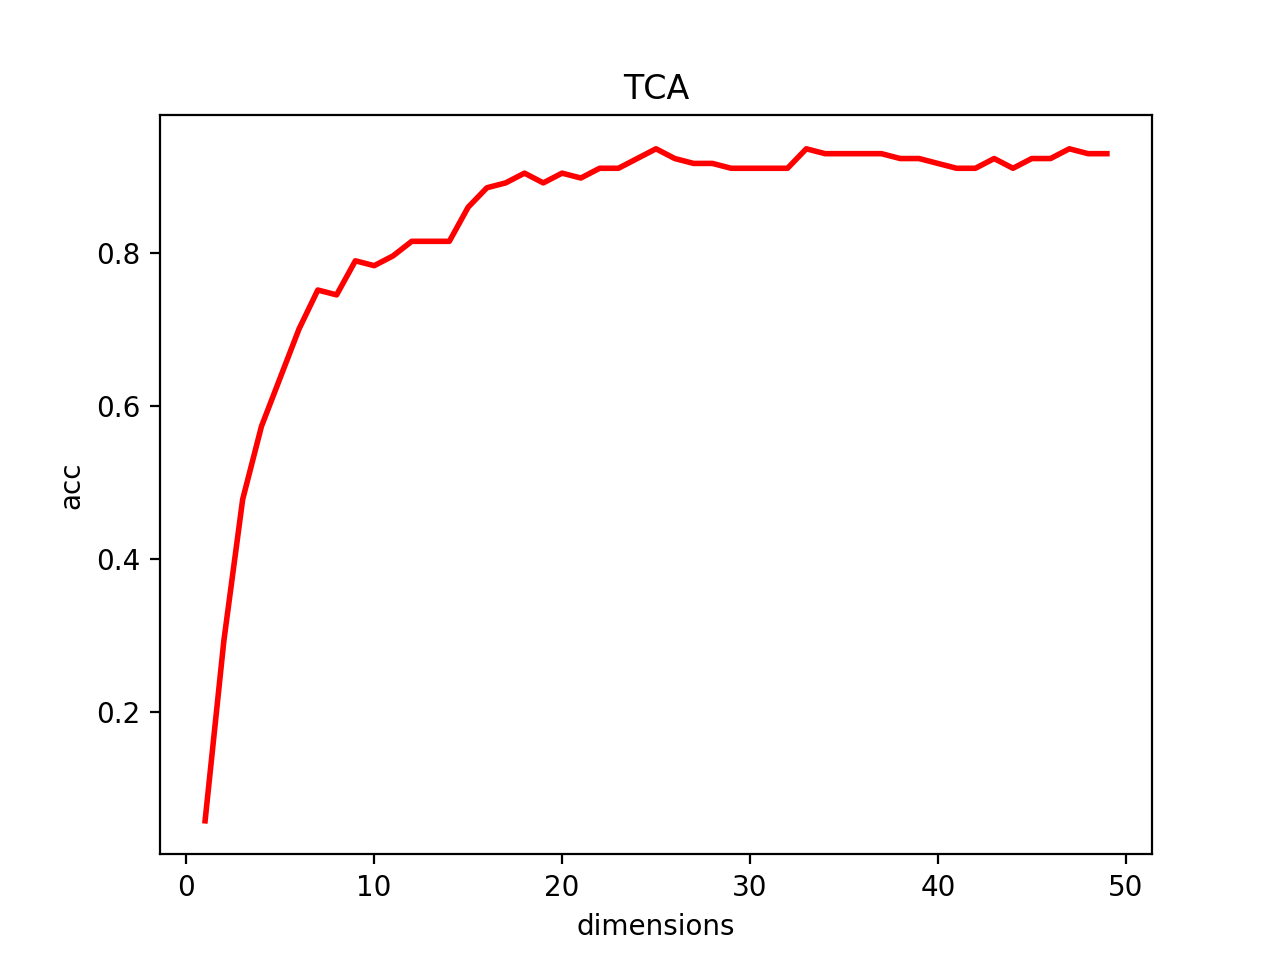

Recreate this plot in Python.
import numpy as np
import scipy.io
import scipy.linalg
import sklearn.metrics
from sklearn.neighbors import KNeighborsClassifier
import matplotlib.pyplot as plt


def kernel(ker, X1, X2, gamma):
    K = None
    if not ker or ker == 'primal':
        K = X1
    elif ker == 'linear':
        if X2 is not None:
            K = sklearn.metrics.pairwise.linear_kernel(np.asarray(X1).T, np.asarray(X2).T)
        else:
            K = sklearn.metrics.pairwise.linear_kernel(np.asarray(X1).T)
    elif ker == 'rbf':
        if X2 is not None:
            K = sklearn.metrics.pairwise.rbf_kernel(np.asarray(X1).T, np.asarray(X2).T, gamma)
        else:
            K = sklearn.metrics.pairwise.rbf_kernel(np.asarray(X1).T, None, gamma)
    return K


class TCA:
    def __init__(self, kernel_type='primal', dim=30, lamb=1, gamma=1):
        '''
        Init func
        :param kernel_type: kernel, values: 'primal' | 'linear' | 'rbf'
        :param dim: dimension after transfer
        :param lamb: lambda value in equation
        :param gamma: kernel bandwidth for rbf kernel
        '''
        self.kernel_type = kernel_type
        self.dim = dim
        self.lamb = lamb
        self.gamma = gamma

    def fit(self, Xs, Xt):
        '''
        Transform Xs and Xt
        :param Xs: ns * n_feature, source feature
        :param Xt: nt * n_feature, target feature
        :return: Xs_new and Xt_new after TCA
        '''
        X = np.hstack((Xs.T, Xt.T))
        X /= np.linalg.norm(X, axis=0)
        m, n = X.shape
        ns, nt = len(Xs), len(Xt)
        e = np.vstack((1 / ns * np.ones((ns, 1)), -1 / nt * np.ones((nt, 1))))
        M = e * e.T
        M = M / np.linalg.norm(M, 'fro')
        H = np.eye(n) - 1 / n * np.ones((n, n))
        K = kernel(self.kernel_type, X, None, gamma=self.gamma)
        n_eye = m if self.kernel_type == 'primal' else n
        a, b = np.linalg.multi_dot([K, M, K.T]) + self.lamb * np.eye(n_eye), np.linalg.multi_dot([K, H, K.T])
        w, V = scipy.linalg.eig(a, b)
        ind = np.argsort(w)
        A = V[:, ind[:self.dim]]
        Z = np.dot(A.T, K)
        Z /= np.linalg.norm(Z, axis=0)
        Xs_new, Xt_new = Z[:, :ns].T, Z[:, ns:].T
        return Xs_new, Xt_new

    def fit_predict(self, Xs, Ys, Xt, Yt):
        '''
        Transform Xs and Xt, then make predictions on target using 1NN
        :param Xs: ns * n_feature, source feature
        :param Ys: ns * 1, source label
        :param Xt: nt * n_feature, target feature
        :param Yt: nt * 1, target label
        :return: Accuracy and predicted_labels on the target domain
        '''
        Xs_new, Xt_new = self.fit(Xs, Xt)
        clf = KNeighborsClassifier(n_neighbors=1)
        clf.fit(Xs_new, Ys.ravel())
        y_pred = clf.predict(Xt_new)
        acc = sklearn.metrics.accuracy_score(Yt, y_pred)
        return acc, y_pred


if __name__ == '__main__':
    domains = ['caltech.mat', 'amazon.mat', 'webcam.mat', 'dslr.mat']
    for i in [2]:
        for j in [3]:
            if i != j:
                src, tar = 'data/' + domains[i], 'data/' + domains[j]
                src_domain, tar_domain = scipy.io.loadmat(src), scipy.io.loadmat(tar)
                Xs, Ys, Xt, Yt = src_domain['feas'], src_domain['label'], tar_domain['feas'], tar_domain['label']
                acc_result=[]
                for dim in range(1,50):
                    tca = TCA(kernel_type='linear', dim=dim, lamb=1, gamma=1)
                    acc, ypre = tca.fit_predict(Xs, Ys, Xt, Yt)
                    acc_result.append(acc)
                    print(acc)

                x=range(1,50)
                y=acc_result

                # plt.figure(figsize=(8,4))

                plt.plot(x,y,color="red",linewidth=2)#将$包围的内容渲染为数学公式
                # plt.plot(x,y2,"b--",label="$cos(x^2)$")
                #指定曲线的颜色和线性，如‘b--’表示蓝色虚线（b：蓝色，-：虚线）

                plt.xlabel("dimensions")
                plt.ylabel("acc")
                plt.title("TCA")

    plt.show()
